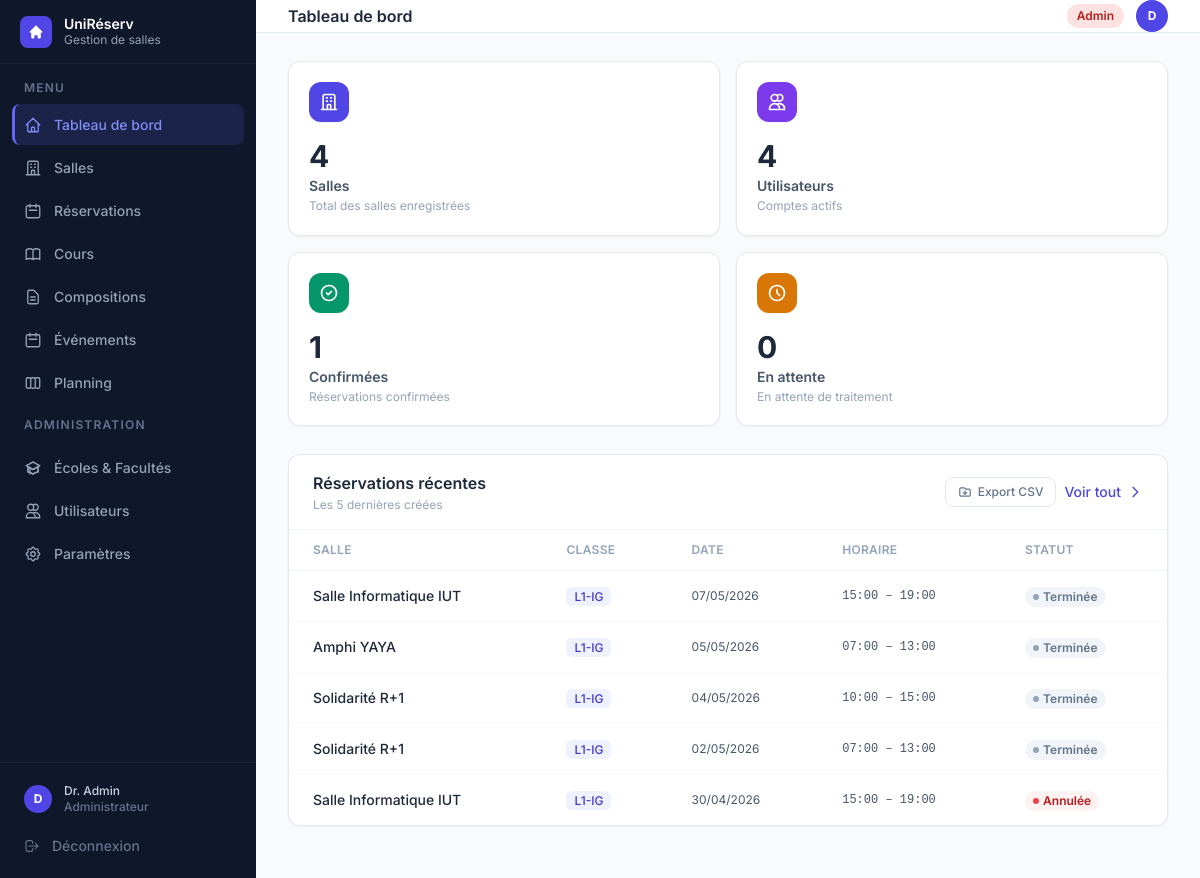
The app's page /dashboard (signed in) with its own data.
### tables this page shows
CREATE TABLE utilisateurs (
            id               INTEGER PRIMARY KEY,
            nom              TEXT    NOT NULL,
            email            TEXT    NOT NULL UNIQUE,
            login            TEXT    NOT NULL UNIQUE,
            mot_de_passe     TEXT    NOT NULL,
            role             TEXT    NOT NULL,
            date_inscription TEXT    NOT NULL,
            matricule        TEXT,
            classe           TEXT,
            matiere          TEXT
        , ecole_id INTEGER, unite_formation_id INTEGER);

CREATE TABLE reservations (
            id              INTEGER PRIMARY KEY,
            salle_id        INTEGER NOT NULL,
            responsable_id  INTEGER NOT NULL,
            classe          TEXT    NOT NULL,
            date            TEXT    NOT NULL,
            heure_debut     TEXT    NOT NULL,
            heure_fin       TEXT    NOT NULL,
            matiere         TEXT    DEFAULT '',
            statut          TEXT    NOT NULL DEFAULT 'en_attente',
            date_creation   TEXT    NOT NULL, enseignant_id INTEGER, cours_id INTEGER,
            FOREIGN KEY (salle_id)       REFERENCES salles(id),
            FOREIGN KEY (responsable_id) REFERENCES utilisateurs(id)
        );

CREATE TABLE salles (
            id          INTEGER PRIMARY KEY,
            nom         TEXT    NOT NULL UNIQUE,
            capacite    INTEGER NOT NULL,
            equipements TEXT    NOT NULL DEFAULT '[]',
            disponible  INTEGER NOT NULL DEFAULT 1
        );

### gestion de salle/app.py (the view, shortened to what this page needs)
@app.route("/dashboard")
@login_required
def dashboard():
    bd, utilisateurs, salles, reservations = get_data()
    aujourd_hui = date.today()
    role        = session.get("user_role")
    u_courant   = utilisateurs.get(session["user_id"])
    confirmees  = [r for r in reservations if r.statut == StatutReservation.CONFIRMEE]
    en_attente  = [r for r in reservations if r.statut == StatutReservation.EN_ATTENTE]
    if role == "admin":
        stats = {
            "nb_salles":       len(salles),
            "nb_utilisateurs": len(utilisateurs),
            "nb_confirmees":   len(confirmees),
            "nb_en_attente":   len(en_attente),
        }
        recentes  = sorted(reservations, key=lambda r: r.date_creation, reverse=True)[:5]
        prochaines = []
    toutes_comps = bd.charger_toutes_compositions()
    tous_evts    = bd.charger_tous_evenements()
    unites_dict  = {u.id: u for u in bd.charger_toutes_unites()}
    comps_etudiant = []
    evts_en_attente = [e for e in tous_evts if e["statut"] == "en_attente"] if role == "admin" else []
    evts_refuses = [
        e for e in tous_evts
        if e["statut"] == "refuse" and e["created_by"] == session["user_id"]
    ] if role == "responsable" else []
    return render_template(
        "dashboard.html", active="dashboard",
        role=role,
        stats=stats,
        reservations_recentes=recentes,
        prochaines=prochaines,
        aujourd_hui=aujourd_hui,
        StatutReservation=StatutReservation,
        comps_etudiant=comps_etudiant,
        evts_en_attente=evts_en_attente,
        evts_refuses=evts_refuses,
        unites_dict=unites_dict,
    )

### gestion de salle/templates/dashboard.html (shortened to what this page needs)
{% extends "base.html" %}
{% block heading %}Tableau de bord{% endblock %}
{% block content %}
<div class="grid grid-cols-2 xl:grid-cols-4 gap-4 mb-7">
  {% for color, icon, label, value, hint in cards %}
  <div class="stat-card bg-white rounded-xl border border-slate-200 shadow-sm p-5 cursor-default">
    <div class="flex items-start justify-between mb-4">
      <div class="w-10 h-10 rounded-xl flex items-center justify-center shadow-sm"
           style="background:{{ color }}">
        <svg class="w-5 h-5 text-white" fill="none" stroke="currentColor" stroke-width="2" viewBox="0 0 24 24">
          <path stroke-linecap="round" stroke-linejoin="round" d="{{ icon }}"/>
        </svg>
      </div>
    </div>
    <p class="text-3xl font-bold text-slate-800 mb-0.5 truncate" title="{{ value }}">{{ value }}</p>
    <p class="text-sm font-semibold text-slate-600">{{ label }}</p>
    <p class="text-xs text-slate-400 mt-0.5 leading-snug">{{ hint }}</p>
  </div>
  {% endfor %}
</div>
{% if role == 'admin' and reservations_recentes %}
<div class="bg-white rounded-xl border border-slate-200 shadow-sm mb-6">
  <div class="px-6 py-4 border-b border-slate-100 flex items-center justify-between">
    <div>
      <h3 class="font-semibold text-slate-800">Réservations récentes</h3>
      <p class="text-slate-400 text-xs mt-0.5">Les 5 dernières créées</p>
    </div>
    <div class="flex items-center gap-2">
      <a href="{{ url_for('reservations_export_csv') }}"
         class="inline-flex items-center gap-1.5 px-3 py-1.5 rounded-lg border border-slate-200 text-slate-500 hover:bg-slate-50 text-xs font-medium transition">
        <svg class="w-3.5 h-3.5" fill="none" stroke="currentColor" stroke-width="2" viewBox="0 0 24 24">
          <path stroke-linecap="round" stroke-linejoin="round" d="M12 10v6m0 0l-3-3m3 3l3-3M3 17V7a2 2 0 012-2h6l2 2h6a2 2 0 012 2v8a2 2 0 01-2 2H5a2 2 0 01-2-2z"/>
        </svg>
        Export CSV
      </a>
      <a href="{{ url_for('reservations') }}"
         class="inline-flex items-center gap-1.5 text-indigo-600 hover:text-indigo-800 text-sm font-medium transition">
        Voir tout
        <svg class="w-4 h-4" fill="none" stroke="currentColor" stroke-width="2" viewBox="0 0 24 24"><path stroke-linecap="round" stroke-linejoin="round" d="M9 5l7 7-7 7"/></svg>
      </a>
    </div>
  </div>
  <div class="overflow-x-auto">
    <table class="w-full text-sm">
      <thead>
        <tr class="border-b border-slate-100">
          <th class="px-6 py-3 text-left text-xs font-semibold text-slate-400 uppercase tracking-wide">Salle</th>
          <th class="px-6 py-3 text-left text-xs font-semibold text-slate-400 uppercase tracking-wide">Classe</th>
          <th class="px-6 py-3 text-left text-xs font-semibold text-slate-400 uppercase tracking-wide">Date</th>
          <th class="px-6 py-3 text-left text-xs font-semibold text-slate-400 uppercase tracking-wide">Horaire</th>
          <th class="px-6 py-3 text-left text-xs font-semibold text-slate-400 uppercase tracking-wide">Statut</th>
        </tr>
      </thead>
      <tbody>
        {% for r in reservations_recentes %}
        <tr class="data-row border-b border-slate-50 last:border-0">
          <td class="px-6 py-3.5 font-medium text-slate-800">{{ r.salle.nom }}</td>
          <td class="px-6 py-3.5 text-slate-600">
            <span class="px-2 py-0.5 rounded-md bg-indigo-50 text-indigo-700 text-xs font-medium">{{ format_classe(r.classe) }}</span>
          </td>
          <td class="px-6 py-3.5 text-slate-600 text-xs">{{ r.date.strftime('%d/%m/%Y') }}</td>
          <td class="px-6 py-3.5 text-slate-600 font-mono text-xs">{{ r.heure_debut.strftime('%H:%M') }} – {{ r.heure_fin.strftime('%H:%M') }}</td>
          <td class="px-6 py-3.5">
            {% if r.statut == StatutReservation.CONFIRMEE %}
              <span class="inline-flex items-center gap-1 px-2 py-0.5 rounded-full text-xs font-semibold bg-emerald-50 text-emerald-700"><span class="w-1.5 h-1.5 rounded-full bg-emerald-500"></span>Confirmée</span>
            {% elif r.statut.value == 'en_attente' %}
              <span class="inline-flex items-center gap-1 px-2 py-0.5 rounded-full text-xs font-semibold bg-amber-50 text-amber-700"><span class="w-1.5 h-1.5 rounded-full bg-amber-400"></span>En attente</span>
            {% elif r.statut.value == 'annulee' %}
              <span class="inline-flex items-center gap-1 px-2 py-0.5 rounded-full text-xs font-semibold bg-red-50 text-red-700"><span class="w-1.5 h-1.5 rounded-full bg-red-500"></span>Annulée</span>
            {% else %}
              <span class="inline-flex items-center gap-1 px-2 py-0.5 rounded-full text-xs font-semibold bg-slate-100 text-slate-500"><span class="w-1.5 h-1.5 rounded-full bg-slate-400"></span>Terminée</span>
            {% endif %}
          </td>
        </tr>
        {% endfor %}
      </tbody>
    </table>
  </div>
</div>
{% endif %}
{% endblock %}

### gestion de salle/templates/base.html (shortened to what this page needs)
<!DOCTYPE html>
<html lang="fr" class="h-full">
<head>
  <script src="https://cdn.tailwindcss.com"></script>
</head>
<body class="h-full bg-slate-50 flex" style="font-family:'Inter',sans-serif">
  <aside class="w-64 bg-slate-900 flex flex-col fixed inset-y-0 left-0 z-30" style="background:linear-gradient(180deg,#0f172a 0%,#0f172a 100%)">
    <div class="h-16 flex items-center gap-3 px-5 border-b border-white/5">
      <div class="w-8 h-8 rounded-lg bg-indigo-600 flex items-center justify-center shrink-0">
        <svg class="w-4 h-4 text-white" fill="currentColor" viewBox="0 0 20 20">
          <path d="M10.707 2.293a1 1 0 00-1.414 0l-7 7a1 1 0 001.414 1.414L4 10.414V17a1 1 0 001 1h2a1 1 0 001-1v-2a1 1 0 011-1h2a1 1 0 011 1v2a1 1 0 001 1h2a1 1 0 001-1v-6.586l.293.293a1 1 0 001.414-1.414l-7-7z"/>
        </svg>
      </div>
      <div>
        <p class="text-white font-semibold text-sm leading-tight">UniRéserv</p>
        <p class="text-slate-400 text-xs">Gestion de salles</p>
      </div>
    </div>
    <nav class="flex-1 px-3 py-4 space-y-0.5 overflow-y-auto">
      <p class="text-slate-500 text-xs font-semibold uppercase tracking-widest px-3 mb-2">Menu</p>
      <a href="{{ url_for('dashboard') }}" class="nav-item {% if active=='dashboard' %}nav-item-active{% else %}nav-item-inactive{% endif %}">
        Tableau de bord
      </a>
      <a href="{{ url_for('salles') }}" class="nav-item {% if active=='salles' %}nav-item-active{% else %}nav-item-inactive{% endif %}">
        <svg style="width:18px;height:18px" fill="none" stroke="currentColor" stroke-width="1.75" viewBox="0 0 24 24">
          <path stroke-linecap="round" stroke-linejoin="round" d="M19 21V5a2 2 0 00-2-2H7a2 2 0 00-2 2v16m14 0h2m-2 0h-5m-9 0H3m2 0h5M9 7h1m-1 4h1m4-4h1m-1 4h1m-5 10v-5a1 1 0 011-1h2a1 1 0 011 1v5m-4 0h4"/>
        </svg>
        Salles
      </a>
      <a href="{{ url_for('reservations') }}" class="nav-item {% if active=='reservations' %}nav-item-active{% else %}nav-item-inactive{% endif %}">
        <svg style="width:18px;height:18px" fill="none" stroke="currentColor" stroke-width="1.75" viewBox="0 0 24 24">
          <path stroke-linecap="round" stroke-linejoin="round" d="M8 7V3m8 4V3m-9 8h10M5 21h14a2 2 0 002-2V7a2 2 0 00-2-2H5a2 2 0 00-2 2v12a2 2 0 002 2z"/>
        </svg>
        Réservations
      </a>
      {% if session.user_role in ('admin', 'responsable') %}
      <a href="{{ url_for('cours_v2_liste') }}" class="nav-item {% if active=='cours' %}nav-item-active{% else %}nav-item-inactive{% endif %}">
        Cours
      </a>
      {% endif %}
      {% if session.user_role in ('admin', 'responsable', 'enseignant') %}
      <a href="{{ url_for('compositions_liste') }}" class="nav-item {% if active=='compositions' %}nav-item-active{% else %}nav-item-inactive{% endif %}">
        <svg style="width:18px;height:18px" fill="none" stroke="currentColor" stroke-width="1.75" viewBox="0 0 24 24">
          <path stroke-linecap="round" stroke-linejoin="round" d="M9 12h6m-6 4h6m2 5H7a2 2 0 01-2-2V5a2 2 0 012-2h5.586a1 1 0 01.707.293l5.414 5.414a1 1 0 01.293.707V19a2 2 0 01-2 2z"/>
        </svg>
        Compositions
      </a>
      <a href="{{ url_for('evenements_liste') }}" class="nav-item {% if active=='evenements' %}nav-item-active{% else %}nav-item-inactive{% endif %}">
        <svg style="width:18px;height:18px" fill="none" stroke="currentColor" stroke-width="1.75" viewBox="0 0 24 24">
          <path stroke-linecap="round" stroke-linejoin="round" d="M8 7V3m8 4V3m-9 8h10M5 21h14a2 2 0 002-2V7a2 2 0 00-2-2H5a2 2 0 00-2 2v12a2 2 0 002 2z"/>
        </svg>
        Événements
      </a>
      {% endif %}
      <a href="{{ url_for('planning') }}" class="nav-item {% if active=='planning' %}nav-item-active{% else %}nav-item-inactive{% endif %}">
        Planning
      </a>
      {% if session.user_role == 'admin' %}
      <div class="pt-3 pb-1">
        <p class="text-slate-500 text-xs font-semibold uppercase tracking-widest px-3 mb-2">Administration</p>
      </div>
      <a href="{{ url_for('ecoles') }}" class="nav-item {% if active=='ecoles' %}nav-item-active{% else %}nav-item-inactive{% endif %}">
        Écoles & Facultés
      </a>
      <a href="{{ url_for('utilisateurs') }}" class="nav-item {% if active=='utilisateurs' %}nav-item-active{% else %}nav-item-inactive{% endif %}">
        <svg style="width:18px;height:18px" fill="none" stroke="currentColor" stroke-width="1.75" viewBox="0 0 24 24">
          <path stroke-linecap="round" stroke-linejoin="round" d="M12 4.354a4 4 0 110 5.292M15 21H3v-1a6 6 0 0112 0v1zm0 0h6v-1a6 6 0 00-9-5.197M13 7a4 4 0 11-8 0 4 4 0 018 0z"/>
        </svg>
        Utilisateurs
      </a>
      <a href="{{ url_for('parametres') }}" class="nav-item {% if active=='parametres' %}nav-item-active{% else %}nav-item-inactive{% endif %}">
        Paramètres
      </a>
      {% endif %}
    </nav>
    <div class="border-t border-white/5 p-3 space-y-0.5">
      <a href="{{ url_for('profil') }}" class="nav-item {% if active=='profil' %}nav-item-active{% else %}nav-item-inactive{% endif %} !py-2">
        <div class="w-7 h-7 rounded-full bg-indigo-600 flex items-center justify-center text-white text-xs font-bold shrink-0">
          {{ session.user_nom[0].upper() if session.user_nom else '?' }}
        </div>
        <div class="flex-1 min-w-0">
          <p class="text-slate-300 text-xs font-medium truncate">{{ session.user_nom }}</p>
          <p class="text-slate-500 text-xs truncate">
            {% if session.user_role == 'admin' %}Administrateur
            {% elif session.user_role == 'responsable' %}Responsable
            {% elif session.user_role == 'enseignant' %}Enseignant
            {% else %}Étudiant{% endif %}
          </p>
        </div>
      </a>
      <a href="{{ url_for('logout') }}" class="nav-item nav-item-inactive !text-slate-500 hover:!text-red-400">
        <svg style="width:16px;height:16px" fill="none" stroke="currentColor" stroke-width="1.75" viewBox="0 0 24 24">
          <path stroke-linecap="round" stroke-linejoin="round" d="M17 16l4-4m0 0l-4-4m4 4H7m6 4v1a3 3 0 01-3 3H6a3 3 0 01-3-3V7a3 3 0 013-3h4a3 3 0 013 3v1"/>
        </svg>
        Déconnexion
      </a>
    </div>
  </aside>
  <div class="ml-64 flex-1 flex flex-col min-h-screen">
    <header class="h-16 bg-white border-b border-slate-200 flex items-center justify-between px-8 sticky top-0 z-20">
      <h1 class="text-slate-800 font-semibold text-base">{% block heading %}{% endblock %}</h1>
      <div class="flex items-center gap-3">
        {% set role = session.user_role %}
        {% if role == 'admin' %}
          <span class="px-2.5 py-1 rounded-full text-xs font-semibold bg-red-100 text-red-700">Admin</span>
        {% elif role == 'responsable' %}
          <span class="px-2.5 py-1 rounded-full text-xs font-semibold bg-amber-100 text-amber-700">Responsable</span>
        {% elif role == 'enseignant' %}
          <span class="px-2.5 py-1 rounded-full text-xs font-semibold bg-blue-100 text-blue-700">Enseignant</span>
        {% else %}
          <span class="px-2.5 py-1 rounded-full text-xs font-semibold bg-indigo-100 text-indigo-700">Étudiant</span>
        {% endif %}
        <a href="{{ url_for('profil') }}" class="w-8 h-8 rounded-full bg-indigo-600 flex items-center justify-center text-white text-xs font-bold hover:bg-indigo-700 transition">
          {{ session.user_nom[0].upper() if session.user_nom else '?' }}
        </a>
      </div>
    </header>
    <main class="flex-1 px-8 py-7">
      {% block content %}{% endblock %}
    </main>
  </div>
</body>
</html>

### records on screen
utilisateurs: user_nom "Dr. Admin"
reservations: salle.nom "Salle Informatique IUT", classe "L1-IG", date "07/05/2026", heure_debut "15:00", heure_fin "19:00", shows "Terminée"
reservations: salle.nom "Amphi YAYA", classe "L1-IG", date "05/05/2026", heure_debut "07:00", heure_fin "13:00", shows "Terminée"
reservations: salle.nom "Solidarité R+1", classe "L1-IG", date "04/05/2026", heure_debut "10:00", heure_fin "15:00", shows "Terminée"
reservations: salle.nom "Solidarité R+1", classe "L1-IG", date "02/05/2026", heure_debut "07:00", heure_fin "13:00", shows "Terminée"
reservations: salle.nom "Salle Informatique IUT", classe "L1-IG", date "30/04/2026", heure_debut "15:00", heure_fin "19:00", shows "Annulée"

### other values on screen
{{ session.user_nom[0].upper() if session.user_nom else '?' }} "D"
{{ value }} "4" "4" "1" "0"
{{ label }} "Salles" "Utilisateurs" "Confirmées" "En attente"
{{ hint }} "Total des salles enregistrées" "Comptes actifs" "Réservations confirmées" "En attente de traitement"
